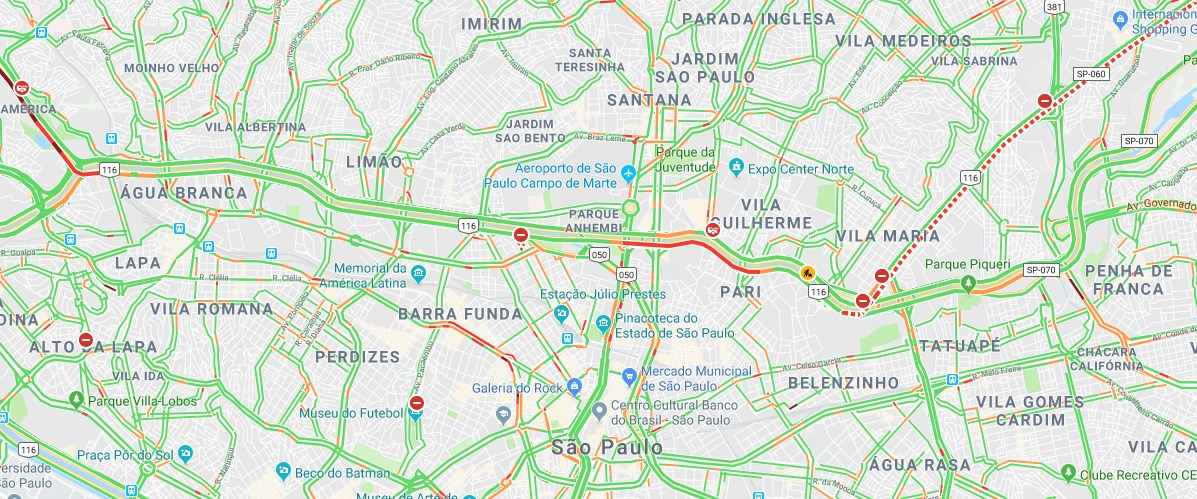
#> input picture teste7.jpg, 1197 x 499 px
$ python teste.py
#> lines starting #> are read from the running program, lines starting #| are printed output that depends on the picture; after the words box and inside, x2 and y2 are one past the last pixel; in counts of white or black regions, pixels touching at a corner belong together
import cv2
import numpy as np
import matplotlib.pyplot as plt
img = cv2.imread('teste7.jpg',0) # Load in image here - Ensure 8-bit grayscale
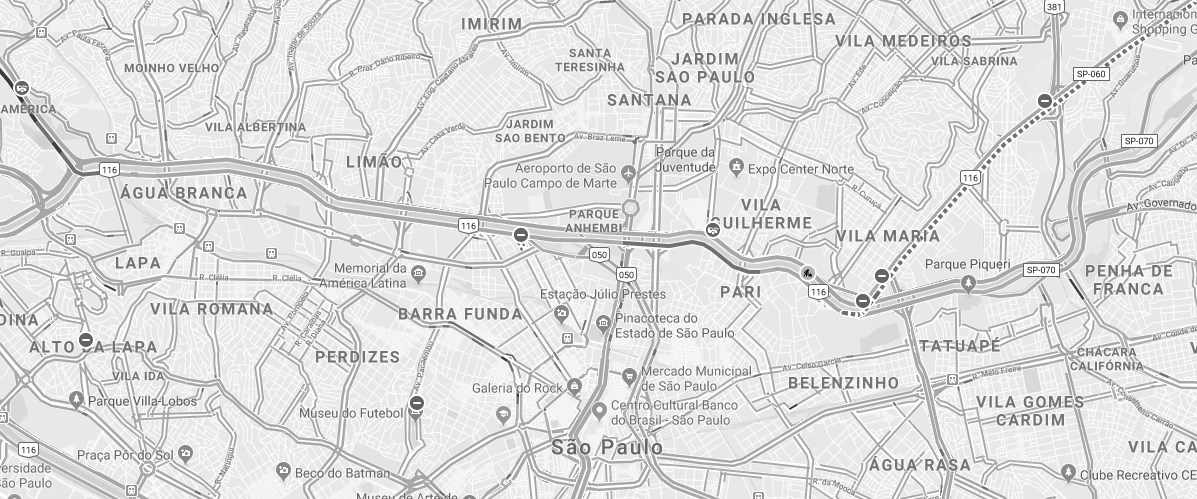
#> img: shape (499, 1197); min 0, max 255, mean 221.6

# [13 lines of commented-out code are left out]


_,  img = cv2.threshold(img, 110, 255, cv2.AGAST_FEATURE_DETECTOR_THRESHOLD)
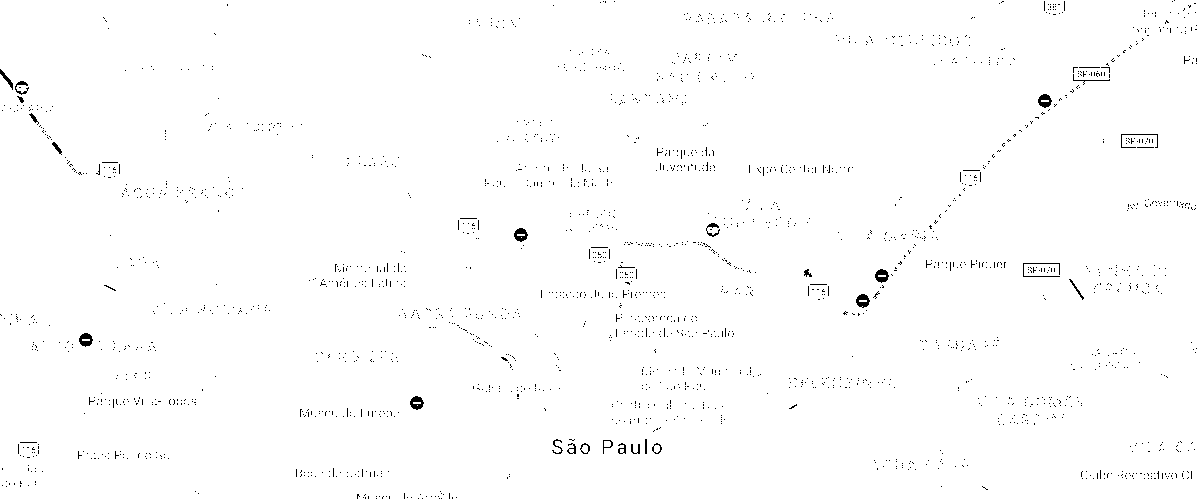
#> img: shape (499, 1197); 99.1% white; black in thin lines or dots
img = cv2.medianBlur(img, 5)
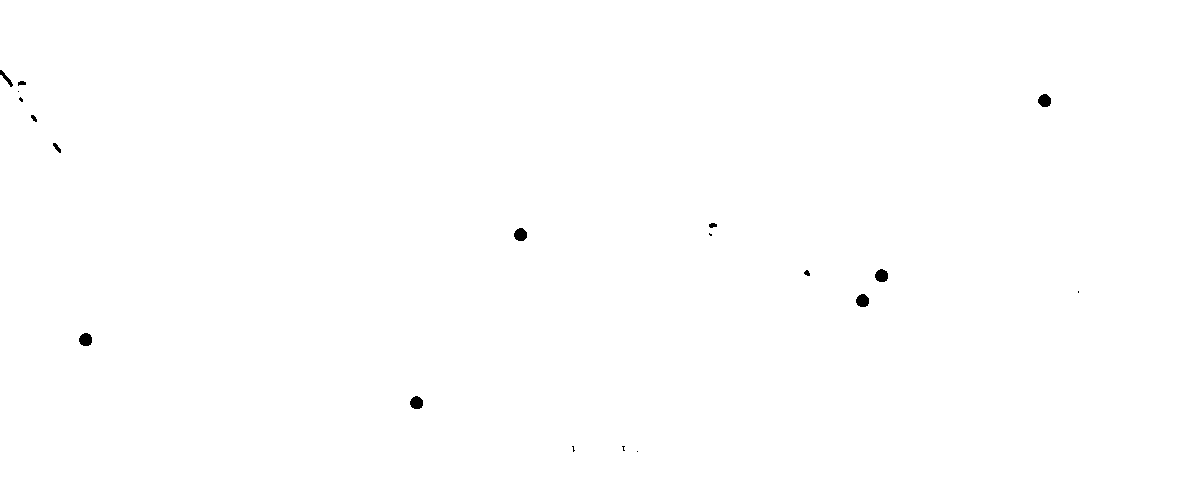
#> img: shape (499, 1197); 99.8% white; 19 black regions (7 under 20 px), largest, box (x1, y1, x2, y2) and area: (79, 333, 92, 346) 136, (875, 269, 888, 282) 134, (856, 294, 869, 307) 134
cv2.imshow('detected circles', img)
cv2.waitKey(0)

circles = cv2.HoughCircles(img,cv2.HOUGH_GRADIENT, 1, 20, param1=100, param2=10, minRadius=5, maxRadius=30) # Your code
#> circles = [[519.5, 234.5, 6], [861.5, 300.5, 6], [1043.5, 99.5, 6.2], [416.5, 402.5, 5.9], [84.5, 339.5, 6.2], [881.5, 275.5, 5.9]]


for i in circles[0,:]:
# draw the outer circle
    cv2.circle(img,(i[0],i[1]),i[2],(0,255,0),2)
# draw the center of the circle
    cv2.circle(img,(i[0],i[1]),2,(0,0,255),3)
#> this loop made 6 passes
#> img: shape (499, 1197); 99.8% white; 19 black regions (7 under 20 px), largest, box (x1, y1, x2, y2) and area: (1036, 92, 1051, 107) 178, (854, 293, 869, 308) 173, (77, 332, 92, 347) 173
cv2.imshow('detected circles',img)
cv2.waitKey(0)
cv2.destroyAllWindows()

$ run again, with teste2.jpg copied over teste7.jpg
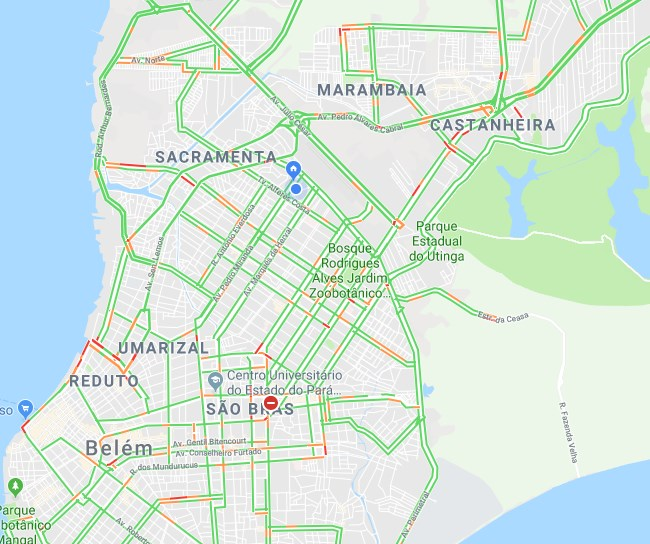
#> input picture teste2.jpg, 650 x 544 px
#> `img = cv2.imread('teste7.jpg',0)`:
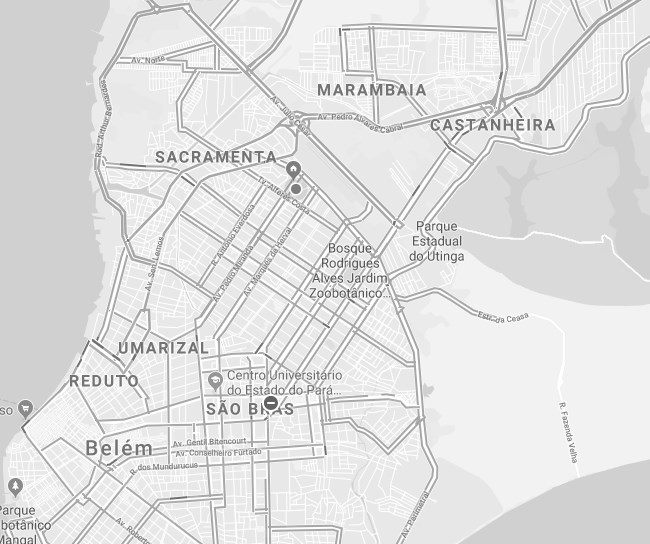
#> img: shape (544, 650); min 71, max 255, mean 224.3
#> `_,  img = cv2.threshold(img, 110, 255, cv2.AGAST_FEATURE_DETECTOR_THRE..`:
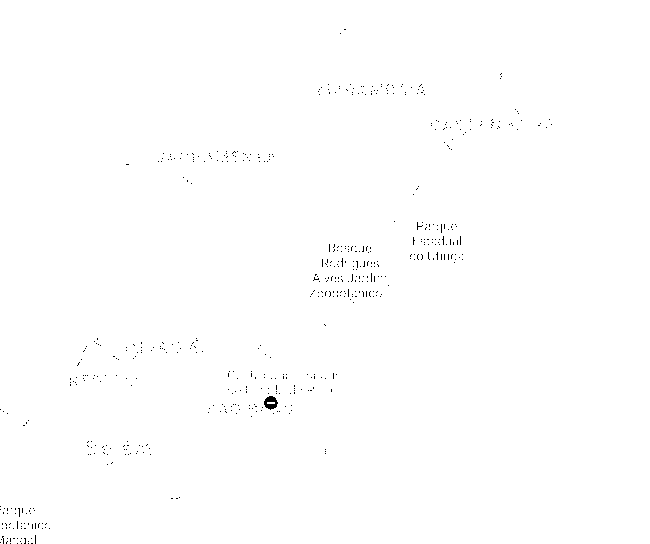
#> img: shape (544, 650); 99.7% white; black in thin lines or dots, all inside (x1, y1, x2, y2) = (0, 29, 552, 544)
#> circles = [[270.5, 402.5, 5.9]]
#> the loop `for i in circles[0,:]:` made 1 pass
